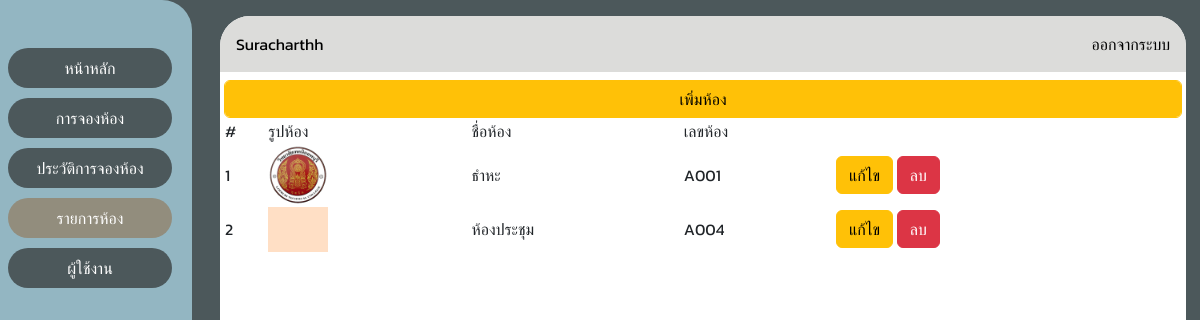
Screenshot of /room.php (signed in) with the database file from the repository.
### tables this page shows
CREATE TABLE `rooms` (
  `id` int(11) NOT NULL,
  `roomName` varchar(100) NOT NULL,
  `codeRoom` varchar(100) NOT NULL,
  `image` varchar(100) NOT NULL
);

### room.php (the view, shortened to what this page needs)
<?php
try {
    include("./include/connect.php");
    $dataUser = $_SESSION['auth'];
    $sqlRooms = "SELECT * FROM rooms ";
    $qRooms = $db->query($sqlRooms);
} catch (\Throwable $th) {
    echo $th;
}
?>
<!doctype html>
<html lang="en">
<head>
    <link
        href="https://cdn.jsdelivr.net/npm/bootstrap@5.3.2/dist/css/bootstrap.min.css"
        rel="stylesheet"
 />
    <link rel="stylesheet" href="./css/index.css">
    <link rel="stylesheet" href="//cdn.datatables.net/2.1.8/css/dataTables.dataTables.min.css">
</head>
<body>
    <div class="row">
        <div class="col-2 ">
            <div class="d-flex justify-content-center my-5 flex-column px-2">
                <a href="./admin.php" class="py-2 menu">
                    หน้าหลัก
                </a>
                <a href="./recserveRoom.php" class="py-2 menu">
                    การจองห้อง
                </a>
                <a href="./history.php" class="py-2 menu">
                    ประวัติการจองห้อง
                </a>
                <a href="./room.php" class="py-2 menu" style="background-color:rgb(146, 141, 125); color:#fff;">
                    รายการห้อง
                </a>
                <a href="./user.php" class="py-2 menu">
                    ผู้ใช้งาน
                </a>
            </div>
        </div>
        <div class="col-10">
            <div class="content mx-3 my-3">
                <div class="d-flex justify-content-between px-3 py-3 " style="background-color:rgb(220, 220, 218);">
                    <a href="./admin.php" class="mt-auto"><?= $dataUser->firstName ?></a>
                    <a href="./backend/logout.php" class="mt-auto">ออกจากระบบ</a>
                </div>
                <div class="row px-3 py-2">
                    <button class="form-control btn btn-warning" id="insert">เพิ่มห้อง</button>
                    <table id="myTable">
                        <thead>
                            <tr>
                                <th>#</th>
                                <th>รูปห้อง</th>
                                <th>ชื่อห้อง</th>
                                <th>เลขห้อง</th>
                                <th></th>
                            </tr>
                        </thead>
                        <tbody>
                            <?php
                            $i = 1;
                            while ($item = $qRooms->fetch_object()) {
                            ?>
                                <tr>
                                    <td><?php echo $i ?></td>
                                    <td><img src="<?php echo $item->image ?>" width="60px" alt=""></td>
                                    <td><?php echo $item->roomName ?></td>
                                    <td><?php echo $item->codeRoom ?></td>
                                    <td>
                                        <button class="btn btn-warning" data-id="<?php echo $item->id ?>" id="edit">แก้ไข</button>
                                        <button class="btn btn-danger" data-id="<?php echo $item->id ?>" id="delete">ลบ</button>
                                    </td>
                                </tr>
                            <?php
                                $i++;
                            }
                            ?>
                        </tbody>
                    </table>
                </div>
            </div>
        </div>
    </div>
</body>
</html>

### css/index.css (style rules this page uses)
* { font-family: "Kanit", serif; font-weight: 400; font-style: normal; overflow-x: hidden; }
a { text-decoration: none; color: #000000; }

### room.php (style rules this page uses)
body { background-color: #4C585B; height: 100vh; }
.col-2 { border-radius: 0px 30px 30px 0px; background-color: rgba(183, 228, 245, 0.67); height: 100vh; }
.menu { text-decoration: none; text-align: center; margin-bottom: 10px; color: #fff; background-color: #4C585B; border-radius: 20px; transition: ease-in-out 0.5s all; }
.content { width: 97%; height: 95%; background-color: #fff; border-radius: 30px; }

### rows the page displays
rooms: image (picture), roomName "ธำหะ", codeRoom "A001"
rooms: image (picture), roomName "ห้องประชุม", codeRoom "A004"

### other values shown
$dataUser->firstName "Suracharthh"
